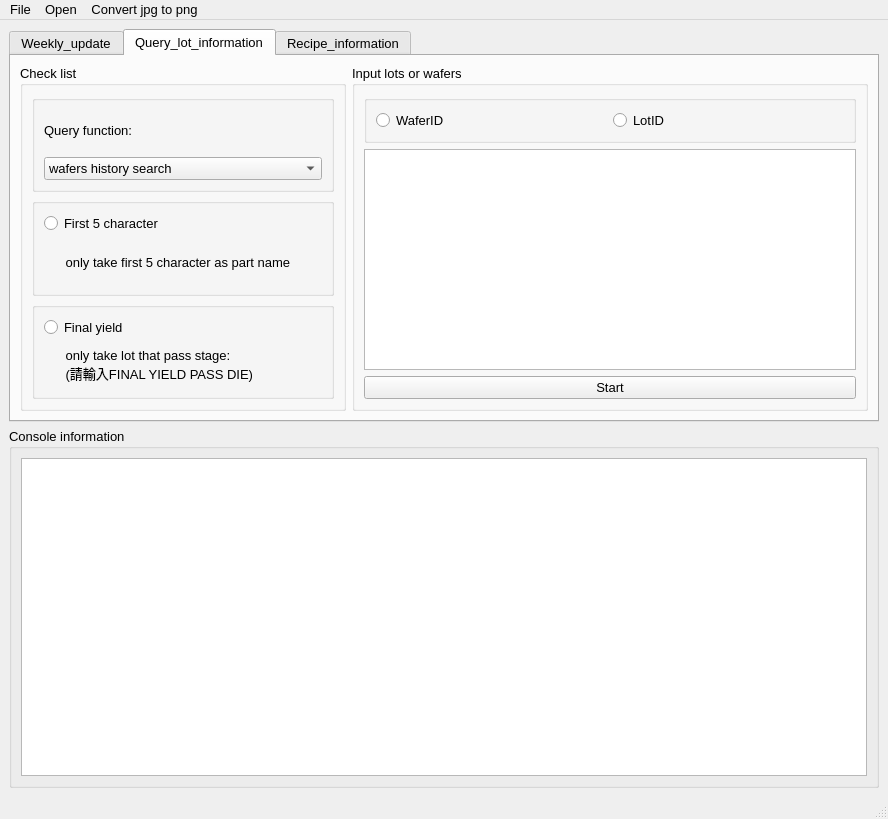
<?xml version="1.0" encoding="UTF-8"?>
<ui version="4.0">
 <class>MainWindow</class>
 <widget class="QMainWindow" name="MainWindow">
  <property name="geometry">
   <rect>
    <x>0</x>
    <y>0</y>
    <width>888</width>
    <height>819</height>
   </rect>
  </property>
  <property name="font">
   <font>
    <pointsize>10</pointsize>
   </font>
  </property>
  <property name="windowTitle">
   <string>ReportGenerator_ver _1.0</string>
  </property>
  <widget class="QWidget" name="centralwidget">
   <layout class="QVBoxLayout" name="verticalLayout">
    <item>
     <widget class="QTabWidget" name="tabWidget">
      <property name="currentIndex">
       <number>1</number>
      </property>
      <widget class="QWidget" name="tab">
       <attribute name="title">
        <string>Weekly_update</string>
       </attribute>
       <layout class="QFormLayout" name="formLayout">
        <item row="0" column="0">
         <widget class="QGroupBox" name="groupBox_2">
          <property name="title">
           <string>Query data from target date's week to end date's week</string>
          </property>
          <layout class="QVBoxLayout" name="verticalLayout_2">
           <item>
            <widget class="QGroupBox" name="groupBox_15">
             <property name="title">
              <string/>
             </property>
             <layout class="QVBoxLayout" name="verticalLayout_10">
              <item>
               <widget class="QGroupBox" name="groupBox_13">
                <property name="title">
                 <string/>
                </property>
                <layout class="QVBoxLayout" name="verticalLayout_7">
                 <item>
                  <widget class="QLabel" name="label_3">
                   <property name="text">
                    <string>Select target date</string>
                   </property>
                  </widget>
                 </item>
                 <item>
                  <widget class="QDateEdit" name="target_date">
                   <property name="dateTime">
                    <datetime>
                     <hour>0</hour>
                     <minute>0</minute>
                     <second>4</second>
                     <year>2000</year>
                     <month>1</month>
                     <day>1</day>
                    </datetime>
                   </property>
                   <property name="calendarPopup">
                    <bool>true</bool>
                   </property>
                   <property name="timeSpec">
                    <enum>Qt::LocalTime</enum>
                   </property>
                  </widget>
                 </item>
                </layout>
               </widget>
              </item>
              <item>
               <widget class="QGroupBox" name="groupBox_14">
                <property name="title">
                 <string/>
                </property>
                <layout class="QVBoxLayout" name="verticalLayout_8">
                 <item>
                  <widget class="QLabel" name="label_8">
                   <property name="text">
                    <string>Select end date</string>
                   </property>
                  </widget>
                 </item>
                 <item>
                  <widget class="QDateEdit" name="end_date">
                   <property name="dateTime">
                    <datetime>
                     <hour>0</hour>
                     <minute>0</minute>
                     <second>4</second>
                     <year>2000</year>
                     <month>1</month>
                     <day>1</day>
                    </datetime>
                   </property>
                   <property name="calendarPopup">
                    <bool>true</bool>
                   </property>
                   <property name="timeSpec">
                    <enum>Qt::LocalTime</enum>
                   </property>
                  </widget>
                 </item>
                </layout>
               </widget>
              </item>
             </layout>
            </widget>
           </item>
           <item>
            <widget class="QGroupBox" name="groupBox_12">
             <property name="title">
              <string>Reference for the differences of monthly report</string>
             </property>
             <layout class="QVBoxLayout" name="verticalLayout_9">
              <item>
               <widget class="QRadioButton" name="button_monthly_report_ref_last_year">
                <property name="text">
                 <string>Whole of last year</string>
                </property>
               </widget>
              </item>
              <item>
               <widget class="QRadioButton" name="radioButton_2">
                <property name="text">
                 <string>Last month</string>
                </property>
               </widget>
              </item>
             </layout>
            </widget>
           </item>
           <item>
            <widget class="QPushButton" name="pushButton_weekly_update">
             <property name="text">
              <string>Start</string>
             </property>
            </widget>
           </item>
          </layout>
         </widget>
        </item>
        <item row="0" column="1">
         <widget class="QGroupBox" name="groupBox_9">
          <property name="title">
           <string>Ignored lots or wafers</string>
          </property>
          <layout class="QGridLayout" name="gridLayout_3">
           <item row="0" column="0">
            <widget class="QGroupBox" name="groupBox_10">
             <property name="title">
              <string/>
             </property>
             <layout class="QHBoxLayout" name="horizontalLayout_2">
              <item>
               <widget class="QRadioButton" name="button_WaferID_2">
                <property name="text">
                 <string>WaferID</string>
                </property>
               </widget>
              </item>
              <item>
               <widget class="QRadioButton" name="button_LotID_2">
                <property name="text">
                 <string>LotID</string>
                </property>
               </widget>
              </item>
             </layout>
            </widget>
           </item>
           <item row="0" column="1">
            <widget class="QGroupBox" name="groupBox_11">
             <property name="title">
              <string>Target month</string>
             </property>
             <layout class="QHBoxLayout" name="horizontalLayout_5">
              <item>
               <widget class="QDateEdit" name="ignore_target_month">
                <property name="dateTime">
                 <datetime>
                  <hour>0</hour>
                  <minute>0</minute>
                  <second>0</second>
                  <year>2000</year>
                  <month>1</month>
                  <day>1</day>
                 </datetime>
                </property>
                <property name="currentSection">
                 <enum>QDateTimeEdit::YearSection</enum>
                </property>
                <property name="displayFormat">
                 <string>yyyy/M</string>
                </property>
                <property name="calendarPopup">
                 <bool>true</bool>
                </property>
                <property name="timeSpec">
                 <enum>Qt::LocalTime</enum>
                </property>
               </widget>
              </item>
             </layout>
            </widget>
           </item>
           <item row="1" column="0" colspan="2">
            <widget class="QPlainTextEdit" name="columnstrTextEdit_2"/>
           </item>
           <item row="2" column="0" colspan="2">
            <widget class="QPushButton" name="pushButton_ignore_monthly_report">
             <property name="text">
              <string>Generate modified monthly report</string>
             </property>
            </widget>
           </item>
          </layout>
         </widget>
        </item>
       </layout>
      </widget>
      <widget class="QWidget" name="tab_2">
       <attribute name="title">
        <string>Query_lot_information</string>
       </attribute>
       <layout class="QHBoxLayout" name="horizontalLayout_3">
        <item>
         <widget class="QGroupBox" name="groupBox_3">
          <property name="title">
           <string>Check list</string>
          </property>
          <layout class="QVBoxLayout" name="verticalLayout_3">
           <item>
            <widget class="QGroupBox" name="groupBox_5">
             <property name="title">
              <string/>
             </property>
             <layout class="QVBoxLayout" name="verticalLayout_6">
              <item>
               <widget class="QLabel" name="label_5">
                <property name="text">
                 <string>Query function:</string>
                </property>
               </widget>
              </item>
              <item>
               <widget class="QComboBox" name="query_func_comboBox">
                <item>
                 <property name="text">
                  <string>wafers history search</string>
                 </property>
                </item>
                <item>
                 <property name="text">
                  <string>cp summary</string>
                 </property>
                </item>
                <item>
                 <property name="text">
                  <string>lots history search</string>
                 </property>
                </item>
                <item>
                 <property name="text">
                  <string>inspection and CP bin wafer map(s)</string>
                 </property>
                </item>
                <item>
                 <property name="text">
                  <string>inspection and CP bin stacked wafer maps</string>
                 </property>
                </item>
                <item>
                 <property name="text">
                  <string>cp value wafer map(s)</string>
                 </property>
                </item>
                <item>
                 <property name="text">
                  <string>cp item pass/fail wafer map(s)</string>
                 </property>
                </item>
                <item>
                 <property name="text">
                  <string>cp stacked wafer map</string>
                 </property>
                </item>
                <item>
                 <property name="text">
                  <string>wafer lot part information</string>
                 </property>
                </item>
                <item>
                 <property name="text">
                  <string>max defect count</string>
                 </property>
                </item>
                <item>
                 <property name="text">
                  <string>summary data</string>
                 </property>
                </item>
                <item>
                 <property name="text">
                  <string>cp reverse bias updated map</string>
                 </property>
                </item>
               </widget>
              </item>
             </layout>
            </widget>
           </item>
           <item>
            <widget class="QGroupBox" name="groupBox_7">
             <property name="title">
              <string/>
             </property>
             <layout class="QVBoxLayout" name="verticalLayout_4">
              <item>
               <widget class="QRadioButton" name="button_First_5">
                <property name="text">
                 <string>First 5 character</string>
                </property>
               </widget>
              </item>
              <item>
               <widget class="QLabel" name="label_6">
                <property name="text">
                 <string>      only take first 5 character as part name</string>
                </property>
               </widget>
              </item>
             </layout>
            </widget>
           </item>
           <item>
            <widget class="QGroupBox" name="groupBox_8">
             <property name="title">
              <string/>
             </property>
             <layout class="QVBoxLayout" name="verticalLayout_5">
              <item>
               <widget class="QRadioButton" name="button_Final_yield">
                <property name="text">
                 <string>Final yield</string>
                </property>
               </widget>
              </item>
              <item>
               <widget class="QLabel" name="label_7">
                <property name="text">
                 <string>      only take lot that pass stage:
      (請輸入FINAL YIELD PASS DIE)</string>
                </property>
                <property name="wordWrap">
                 <bool>true</bool>
                </property>
               </widget>
              </item>
             </layout>
            </widget>
           </item>
          </layout>
         </widget>
        </item>
        <item>
         <widget class="QGroupBox" name="groupBox">
          <property name="maximumSize">
           <size>
            <width>573</width>
            <height>16777215</height>
           </size>
          </property>
          <property name="title">
           <string>Input lots or wafers</string>
          </property>
          <layout class="QGridLayout" name="gridLayout_4">
           <item row="0" column="0">
            <widget class="QGroupBox" name="groupBox_4">
             <property name="title">
              <string/>
             </property>
             <layout class="QHBoxLayout" name="horizontalLayout">
              <item>
               <widget class="QRadioButton" name="button_WaferID">
                <property name="text">
                 <string>WaferID</string>
                </property>
               </widget>
              </item>
              <item>
               <widget class="QRadioButton" name="button_LotID">
                <property name="text">
                 <string>LotID</string>
                </property>
               </widget>
              </item>
             </layout>
            </widget>
           </item>
           <item row="2" column="0">
            <widget class="QPushButton" name="pushButton_query_lot">
             <property name="text">
              <string>Start</string>
             </property>
            </widget>
           </item>
           <item row="1" column="0">
            <widget class="QPlainTextEdit" name="columnstrTextEdit"/>
           </item>
          </layout>
         </widget>
        </item>
       </layout>
      </widget>
      <widget class="QWidget" name="tab_3">
       <attribute name="title">
        <string>Recipe_information</string>
       </attribute>
       <layout class="QHBoxLayout" name="horizontalLayout_6">
        <item>
         <widget class="QGroupBox" name="groupBox_16">
          <property name="title">
           <string>Search recipe by process description and capability</string>
          </property>
          <layout class="QVBoxLayout" name="verticalLayout_11">
           <item>
            <widget class="QGroupBox" name="groupBox_20">
             <property name="title">
              <string>Recipe tilte ...</string>
             </property>
             <layout class="QVBoxLayout" name="verticalLayout_15">
              <item>
               <widget class="QLineEdit" name="lineEdit_Description_2"/>
              </item>
             </layout>
            </widget>
           </item>
           <item>
            <widget class="QGroupBox" name="groupBox_18">
             <property name="title">
              <string>Process hint, PPID ...</string>
             </property>
             <layout class="QVBoxLayout" name="verticalLayout_13">
              <item>
               <widget class="QLineEdit" name="lineEdit_Description"/>
              </item>
             </layout>
            </widget>
           </item>
           <item>
            <widget class="QGroupBox" name="groupBox_19">
             <property name="title">
              <string>Capability</string>
             </property>
             <layout class="QVBoxLayout" name="verticalLayout_12">
              <item>
               <widget class="QLineEdit" name="lineEdit_2_Capability"/>
              </item>
             </layout>
            </widget>
           </item>
           <item>
            <widget class="QPushButton" name="pushButton_query_recipe_by_des_and_cap">
             <property name="text">
              <string>Start</string>
             </property>
            </widget>
           </item>
          </layout>
         </widget>
        </item>
       </layout>
      </widget>
     </widget>
    </item>
    <item>
     <widget class="QGroupBox" name="groupBox_6">
      <property name="title">
       <string>Console information</string>
      </property>
      <layout class="QGridLayout" name="gridLayout_2">
       <item row="0" column="0">
        <widget class="QTextEdit" name="console_output">
         <property name="sizePolicy">
          <sizepolicy hsizetype="Expanding" vsizetype="Expanding">
           <horstretch>0</horstretch>
           <verstretch>0</verstretch>
          </sizepolicy>
         </property>
         <property name="lineWrapMode">
          <enum>QTextEdit::NoWrap</enum>
         </property>
         <property name="readOnly">
          <bool>true</bool>
         </property>
        </widget>
       </item>
      </layout>
     </widget>
    </item>
   </layout>
  </widget>
  <widget class="QMenuBar" name="menubar">
   <property name="geometry">
    <rect>
     <x>0</x>
     <y>0</y>
     <width>888</width>
     <height>21</height>
    </rect>
   </property>
   <widget class="QMenu" name="menuOption">
    <property name="title">
     <string>File</string>
    </property>
    <widget class="QMenu" name="menuUpdate_file">
     <property name="title">
      <string>Update file</string>
     </property>
    </widget>
    <addaction name="separator"/>
    <addaction name="menuUpdate_file"/>
    <addaction name="separator"/>
    <addaction name="actionSettings"/>
   </widget>
   <widget class="QMenu" name="menuOpen">
    <property name="title">
     <string>Open</string>
    </property>
   </widget>
   <widget class="QMenu" name="menuConvert_jpg_to_png">
    <property name="title">
     <string>Convert jpg to png</string>
    </property>
   </widget>
   <addaction name="menuOption"/>
   <addaction name="menuOpen"/>
   <addaction name="menuConvert_jpg_to_png"/>
  </widget>
  <widget class="QStatusBar" name="statusbar"/>
  <action name="actionDefect_code_lists_by_Inspection_ini">
   <property name="text">
    <string>Defect code lists by Inspection.ini</string>
   </property>
  </action>
  <action name="actionDefect_code_lists_by_database">
   <property name="text">
    <string>Defect code lists by database</string>
   </property>
  </action>
  <action name="actionDefectGroup_by_EDAS_ini">
   <property name="text">
    <string>DefectGroup by EDAS.ini</string>
   </property>
  </action>
  <action name="actionSettings">
   <property name="text">
    <string>Settings</string>
   </property>
  </action>
  <action name="actionocap">
   <property name="text">
    <string>OCAP_template</string>
   </property>
  </action>
 </widget>
 <resources/>
 <connections/>
</ui>
